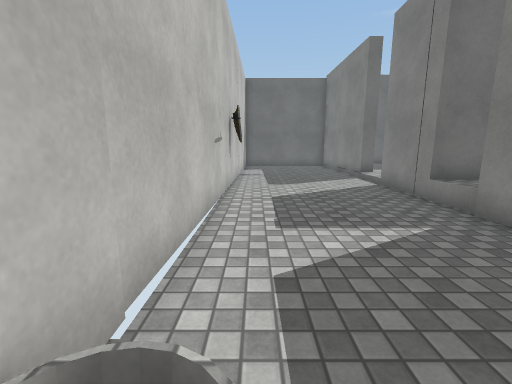
[1] (above)

17 first-person views from a walk through a scene from a Unity 3-D project. The camera is 1.4 m above the floor, tilts 10° down and sees 90° across. Doors are open. The floor is counted in squares, 1 m on a side. Each view is taken from the middle of a square. On the plan, view 1 faces up. The plan holds only what a view shows up to about 13 squares ahead; the rest is blank. The place goes on beyond the plan. The player character is not drawn. Some surface patterns are stand-ins.

[2]
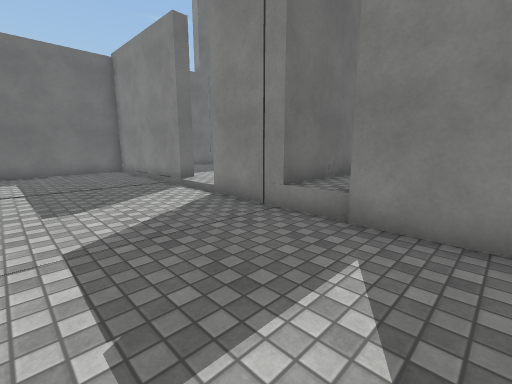

[3]
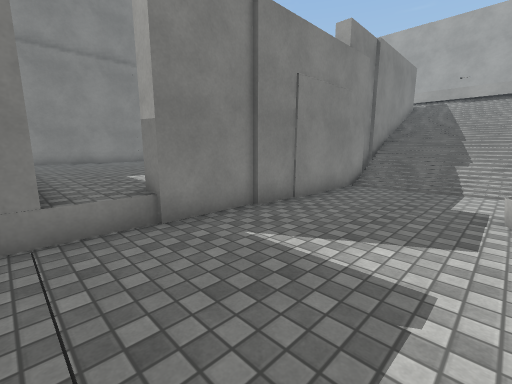

[4]
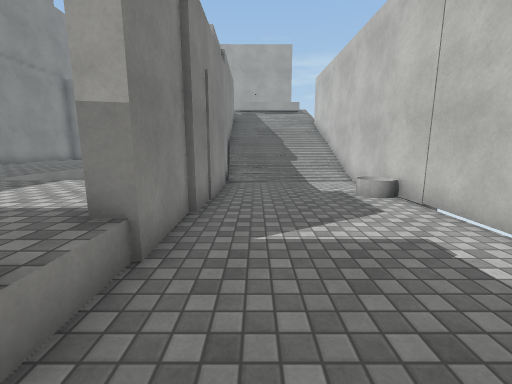

[5]
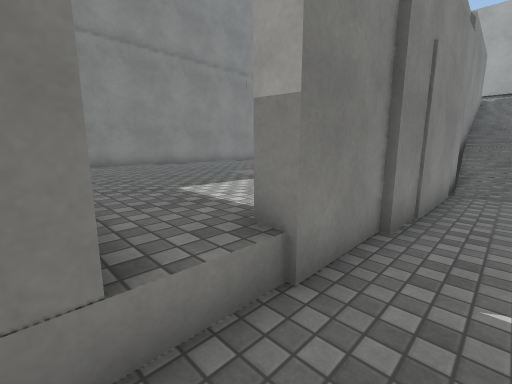

[6]
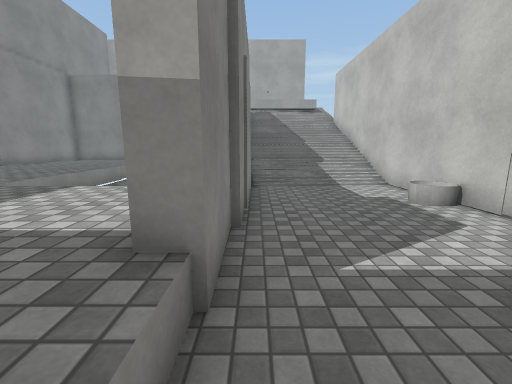

[7]
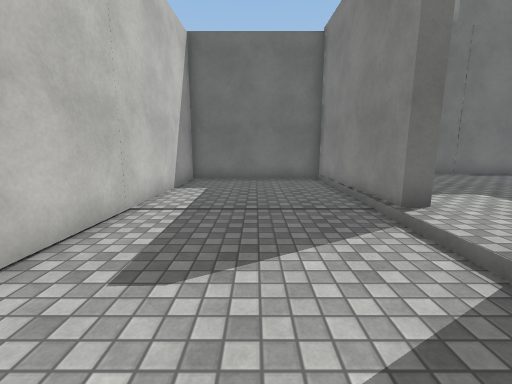

[8]
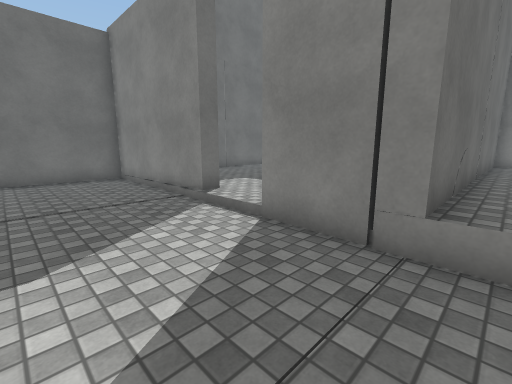

[9]
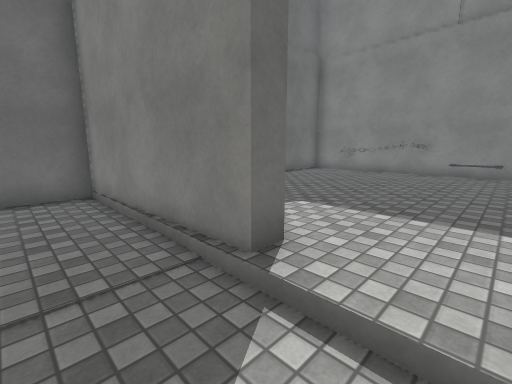

[10]
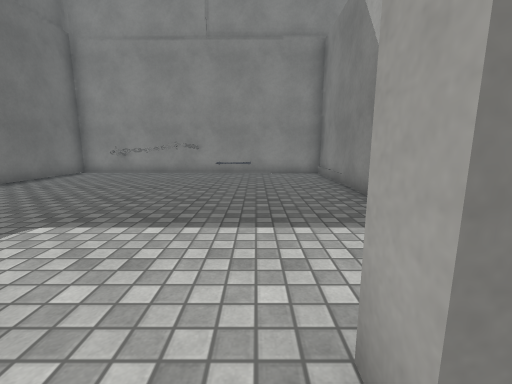

[11]
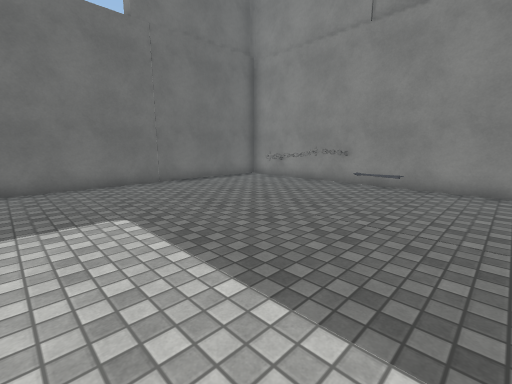

[12]
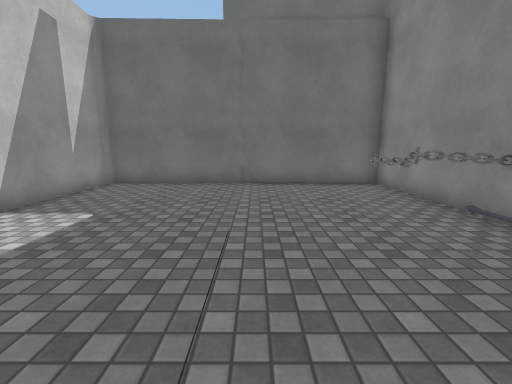

[13]
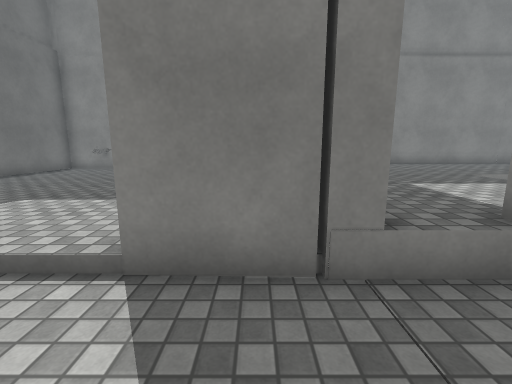

[14]
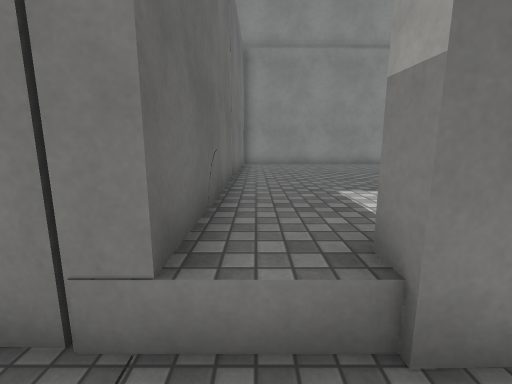

[15]
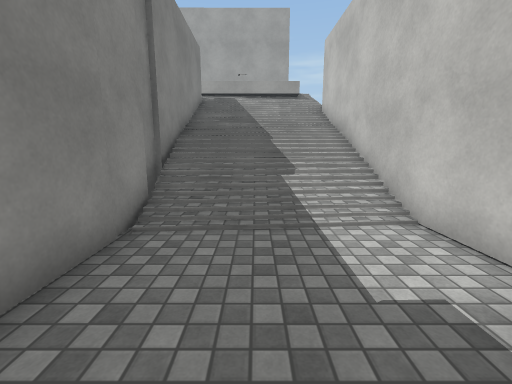

[16]
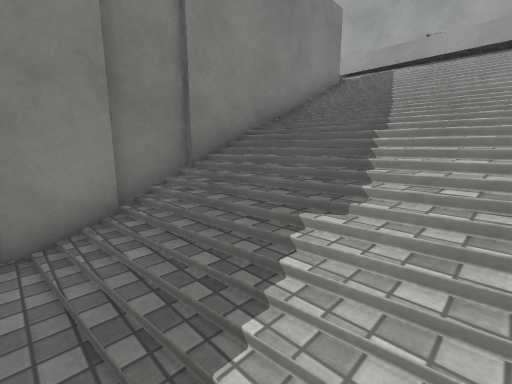

[17]
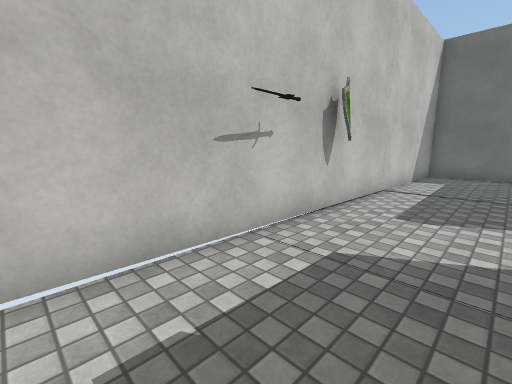

### Floor plan
Key: @ floor where view 1 was taken; # wall or solid block; x gap in a wall; . main floor; : floor 0.25 m higher than the main floor; + floor 0.75 m higher than the main floor; * floor 1.5 m higher than the main floor; % floor 1.75 m higher than the main floor; & floor 2 m higher than the main floor; / step, stairs or slope; D open door; ^ raised ledge; v drop or lower ground; O other object.
Columns run from 1 left of view 1 to 16 right of it. Each row starts with its distance up from view 1.
 18 ##################
 17 #.....#::::::::::#
 16 #.....#:::::::::O#
 15 #.....#:::::::::O#
 14 #.....#:::::::::O#
 13 #.....#::::::::OO#
 12 #.....D::::::::::#
 11 #.....D::::::::O:#
 10 #.....D::::::::O:#
  9 #.....#::::::::::#
  8 #.....#::::::::::#
  7 #.....############
  6 #.....^^^^^^^^^^^#
  5 #.....x^^^^^^^^^^#
  4 #.....#^^^^^^^^^^#
  3 #.....#^^^^^^^^^^#
  2 #....##^^^^^^^^^^#
  1 #....#  vvv^^^^^^#
  0 #@...#     ^^^^^^#
 -1 #....#     ^^^^^^
 -2 #....#     ^^^^^^
 -3 #////##   v^^^^^^
 -4 #+///v#    ^^^^^^
 -5 #////##     ^^^^^#
 -6 #*//%##     ^^^^^#
 -7 #&&&&##          #
 -8 #    ##

Where each view was taken, in squares from view 1:
view 1: 0 up, 0 right, facing up
view 2: 3 up, 0 right, facing up-right
view 3: 7 up, 0 right, facing down-right
view 4: 8 up, 3 right, facing down
view 5: 7 up, 3 right, facing down-right
view 6: 7 up, 4 right, facing down
view 7: 7 up, 2 right, facing up
view 8: 6 up, 1 right, facing up-right
view 9: 10 up, 3 right, facing up-right
view 10: 10 up, 4 right, facing right
view 11: 8 up, 6 right, facing up-right
view 12: 8 up, 11 right, facing up
view 13: 8 up, 2 right, facing right
view 14: 6 up, 3 right, facing right
view 15: 2 up, 2 right, facing down
view 16: 2 down, 0 right, facing down-right
view 17: 4 up, 2 right, facing up-left
